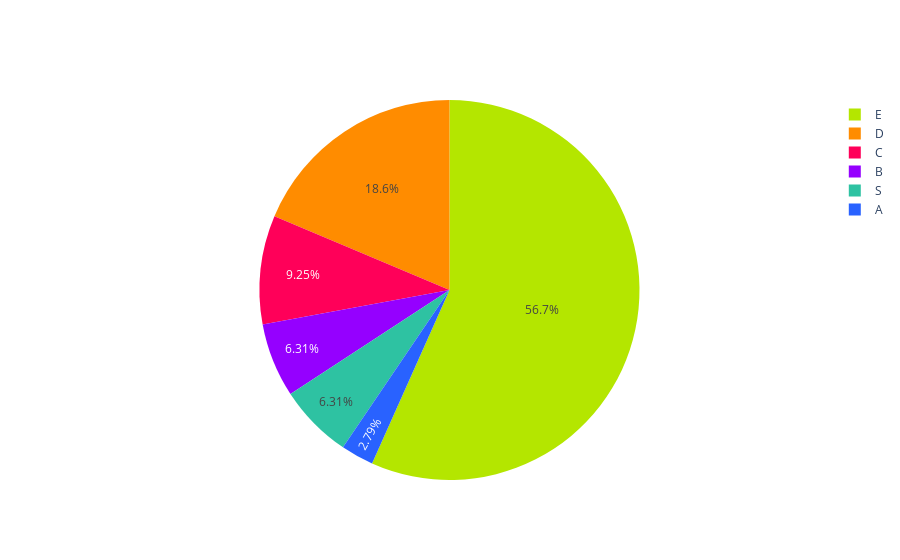

Notebook source saved alongside this figure:
### Code cell
porcentajes = creditos_segmentos_2023_pachuca['Porcentaje']
labels = creditos_segmentos_2023_pachuca['Segmento']

fig = go.Figure(data=[go.Pie(labels=labels, values=porcentajes, marker=dict(colors=colores))])
fig.update_traces(textinfo='percent', textposition='inside')
fig.update_layout(
    #title='Distribución de créditos por segmento 2023', # Agregar título
    #showlegend=False  # Ocultar leyenda
)

# Exportar gráfica como archivo HTML
def guardar_grafico_como_html(fig, nombre_archivo, carpeta='graficas'):
    # Crear la carpeta si no existe
    if not os.path.exists(carpeta):
        os.makedirs(carpeta)
    
    # Gráfica como archivo HTML en la carpeta especificada
    pio.write_html(fig, f'{carpeta}/{nombre_archivo}.html')

guardar_grafico_como_html(fig, 'g_pie_discreditosXsegmento_2023_pachuca', carpeta='graficas')

fig.show()

### Figure 1 — Plotly figure (JSON) as saved in the notebook; plotly's stock layout.template omitted (floating-point values rounded to 4 significant figures)
{"data": [{"labels": ["A", "B", "C", "D", "E", "S"], "marker": {"colors": ["#2962ff", "#9500ff", "#ff0059", "#ff8c00", "#b4e600", "#2EC2A2", "#E50CB6"]}, "textinfo": "percent", "textposition": "inside", "type": "pie", "values": [2.79, 6.314, 9.251, 18.65, 56.68, 6.314]}], "layout": {}}
